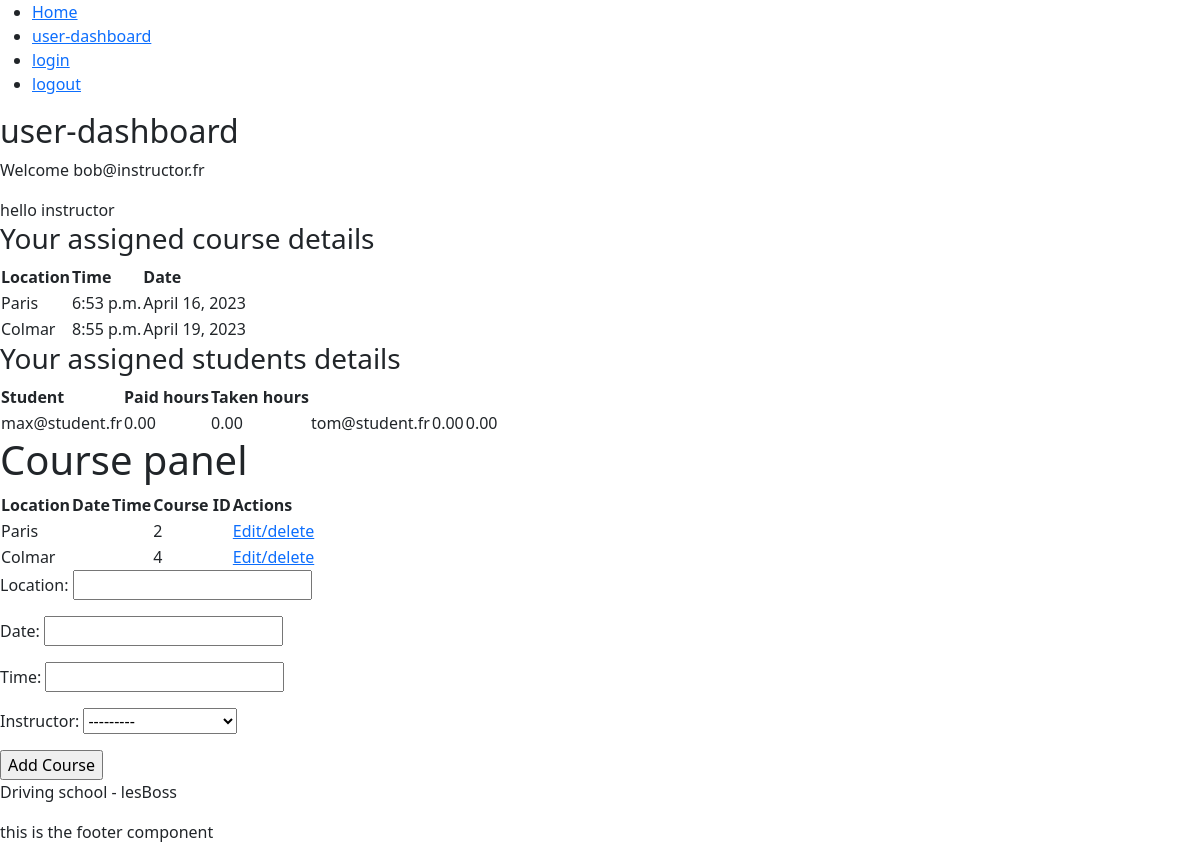
The page /user-panel/ (signed in) on the database its author committed.
### app/models.py (models this page shows, shortened)
class User(AbstractBaseUser, PermissionsMixin):
    STUDENT = 1
    INSTRUCTOR = 2
    ADMIN = 3
    SECRETARY = 4
    USER_ROLE_CHOICES = [
        (STUDENT, 'Student'),
        (INSTRUCTOR, 'Instructor'),
        (ADMIN, 'Admin'),
        (SECRETARY, 'Secretary'),
    ]
    role = models.PositiveSmallIntegerField(choices=USER_ROLE_CHOICES, blank=True, null=True)
    assigned_courses = models.ManyToManyField('Course', related_name='users', blank=True)
    assigned_students = models.ManyToManyField('User', related_name='students', limit_choices_to={'role': 1}, blank=True)
    paid_course_hours = models.DecimalField(max_digits=10, decimal_places=2, default=0)
    taken_course_hours = models.DecimalField(max_digits=10, decimal_places=2, default=0)
    email = models.EmailField(max_length=254, unique=True)
    name = models.CharField(max_length=254, null=True, blank=True)
    is_staff = models.BooleanField(default=False)
    is_superuser = models.BooleanField(default=False)
    is_active = models.BooleanField(default=True)
    last_login = models.DateTimeField(null=True, blank=True)
    date_joined = models.DateTimeField(auto_now_add=True)
    USERNAME_FIELD = 'email'
    EMAIL_FIELD = 'email'
    REQUIRED_FIELDS = []
    objects = UserManager()

class Course(models.Model):
    location = models.CharField(max_length=254)
    date = models.DateField()
    time = models.TimeField()
    instructor = models.ForeignKey('User', on_delete=models.SET_NULL, related_name='courses', null=True, blank=True, limit_choices_to={'role': 2})

### app/views.py (the view)
# urls.py: path('user-panel/', views.user_panel, name='user-dashboard'),
def user_panel(request):
    courses = Course.objects.all()
    all_users = User.objects.all()
    all_personal = User.objects.filter(role=2 | 3 | 4)
    students = User.objects.filter(role=1)
    instructors = User.objects.filter(role=2)
    admins = User.objects.filter(role=3)
    secretaries = User.objects.filter(role=4)
    return render(request, 'app/user-dashboard.html',
                  {'logged_in_user': request.user, 'course_add_form': CourseCreationForm, 'user_add_form': UserCreationForm,
                   'user_edit_form': UserEditForm, 'student_add_form': StudentCreationForm, 'instructor_add_form': InstructorCreationForm,
                   'instructor_edit_form': InstructorEditForm, 'secretary_add_form': SecretaryCreationForm,
                   'secretary_edit_form': SecretaryEditForm, 'courses': courses, 'students': students,
                   'instructors': instructors, 'admins': admins, 'secretaries': secretaries, 'all_users': all_users,
                   'all_personal': all_personal})

### app/templates/app/user-dashboard.html (shortened to what this page needs)
{% extends 'app/base.html' %}
{% block content %}
    {% if logged_in_user.is_authenticated %}
        <h2>user-dashboard</h2>
        <div>
            <p>Welcome {{ logged_in_user.email }}</p>
            {% if logged_in_user.role == 1 %}
                <div>
                    {% include 'settings/student-details.html' %}
                </div>
            {% elif logged_in_user.role == 2  %}
                hello instructor
                {% include 'settings/instrcutor-course-details.html' %}
                {% include 'settings/instrcutor-student-details.html' with assigned_students=user.assigned_students.all  %}
                {% include 'settings/cours-admin-panel.html' %}
            {% elif logged_in_user.role == 3  %}
                hello admin
                {% include 'settings/all_users-admin-panel.html'%}
            {% elif logged_in_user.role == 4  %}
                hello secretary
                {% include 'settings/student-admin-panel.html'%}
                {% include 'settings/instrcutor-admin-panel.html'%}
                {% include 'settings/cours-admin-panel.html'%}
            {% endif %}
        </div>
    {% endif %}
{% endblock %}

### app/templates/settings/instrcutor-course-details.html
<div>
    <h3>Your assigned course details</h3>
<table>
    <tr>
        <th>Location</th>
        <th>Time</th>
        <th>Date</th>
    </tr>
    {% for course in user.courses.all %}
        <tr>
            <td>{{ course.location }}</td>
            <td>{{ course.time }}</td>
            <td>{{ course.date }}</td>
        </tr>
    {% empty %}
        <p>There are no assigned courses to you</p>
    {% endfor %}
</table>
</div>

### app/templates/settings/instrcutor-student-details.html
<div>
    <h3>Your assigned students details</h3>
    <table>
        <tr>
            <th>Student</th>
            <th>Paid hours</th>
            <th>Taken hours</th>
        </tr>
        <tr>
            {% for assigned_student in assigned_students %}
                <td> {% if assigned_student.email %}
                    {{ assigned_student.email }}
                    {% else %}
                    {{ assigned_student.name }}
                {% endif %} </td>
                <td>{{ assigned_student.paid_course_hours }}</td>
                <td>{{ assigned_student.taken_course_hours }}</td>
            {% empty %}
                <p>There are no assigned students</p>
            {% endfor %}
        </tr>
    </table>
</div>

### app/templates/settings/cours-admin-panel.html (shortened to what this page needs)
<div>
    <h1>Course panel</h1>
    <div>
        <table>
            <thead>
            <tr>
                <th>Location</th>
                <th>Date</th>
                <th>Time</th>
                <th>Course ID</th>
                <th>Actions</th>
            </tr>
            </thead>
            <tbody>
            {% for cours in courses %}
                <tr>
                    <td>{{ cours.location }}</td>
                    <td>{{ course.date}}</td>
                    <td>{{ course.time}}</td>
                    <td>{{ cours.pk }}</td>
                    <td><a href="{% url 'course-edit-delete' cours.pk %}">Edit/delete</a></td>
                </tr>
            {% endfor %}
        </table>
    </div>
    <div>
        <form action="{% url 'course-creation' %}" method="post">
            {{ course_add_form.as_p }}
            <input type="submit" value="Add Course">
        </form>
    </div>
</div>

### rows shown on the page
User: email "bob@instructor.fr"
Course: location "Paris", time "6:53 p.m.", date "April 16, 2023", pk "2"
Course: location "Colmar", time "8:55 p.m.", date "April 19, 2023", pk "4"
User: email "max@student.fr", paid_course_hours "0.00", taken_course_hours "0.00"
User: email "tom@student.fr", paid_course_hours "0.00", taken_course_hours "0.00"
